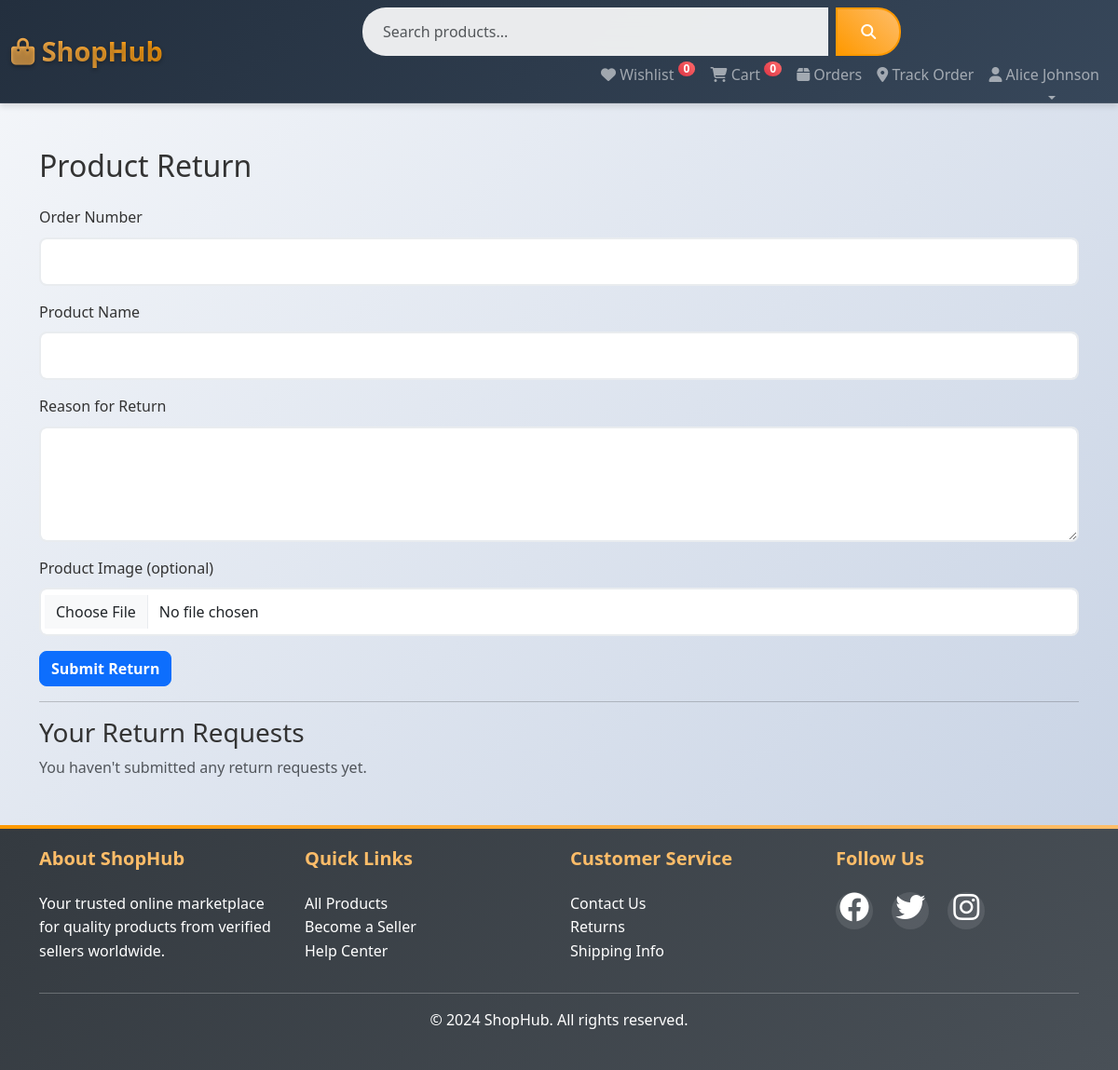
The app's page /returns.php (signed in), older data.
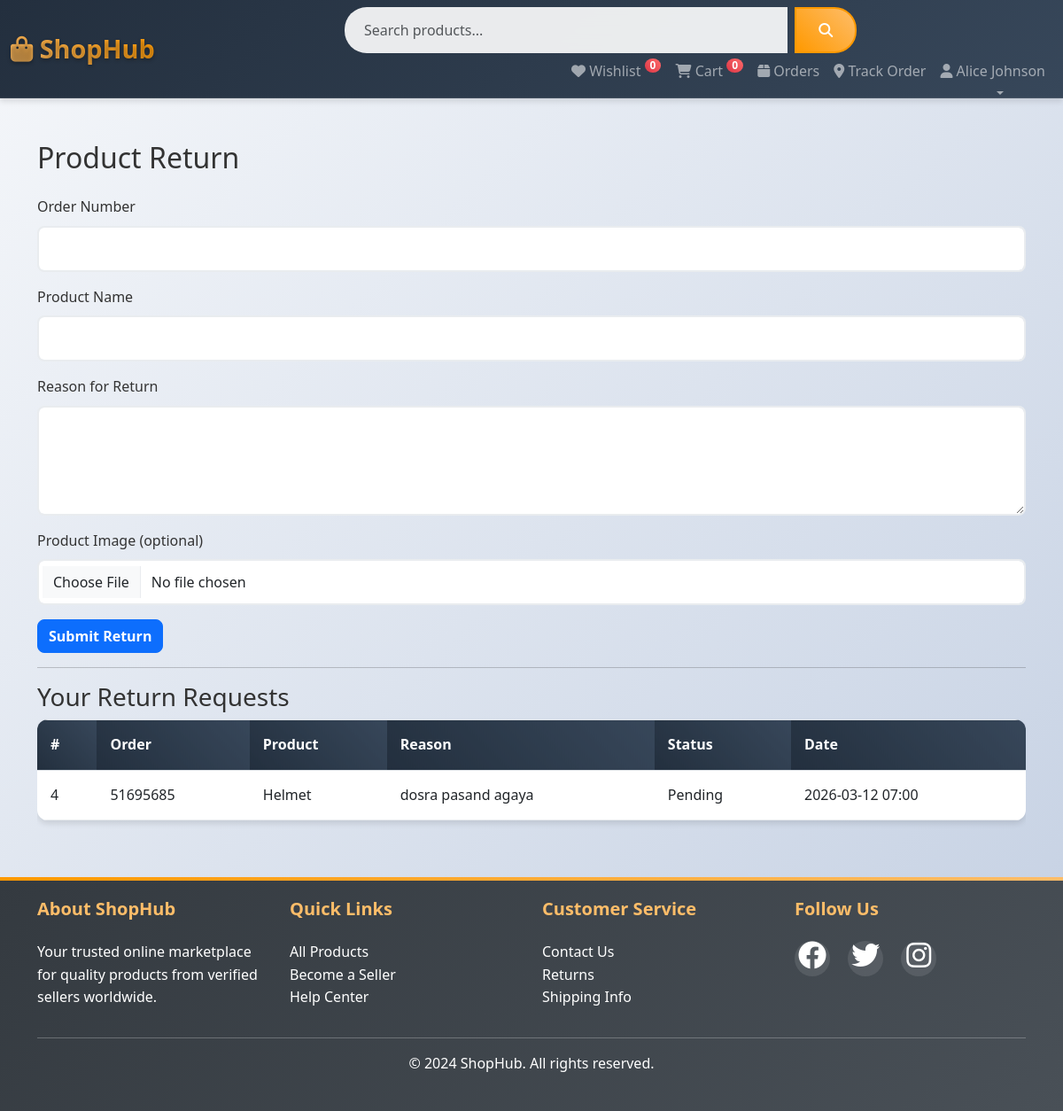
The same page, newer data.
### tables this page shows
CREATE TABLE `return_requests` (
  `id` int(11) NOT NULL,
  `order_number` varchar(50) NOT NULL,
  `product_name` varchar(255) NOT NULL,
  `reason` text NOT NULL,
  `image` varchar(255) DEFAULT NULL,
  `created_at` timestamp NOT NULL DEFAULT current_timestamp(),
  `product_id` int(11) DEFAULT NULL,
  `seller_id` int(11) DEFAULT NULL,
  `buyer_id` int(11) DEFAULT NULL,
  `status` varchar(20) NOT NULL DEFAULT 'pending'
);

### returns.php (the view, shortened to what this page needs)
<?php
require_once 'config/database.php';
?>
<!DOCTYPE html>
<html lang="en">
<head>
    <link href="https://cdn.jsdelivr.net/npm/bootstrap@5.3.0/dist/css/bootstrap.min.css" rel="stylesheet">
    <link rel="stylesheet" href="https://cdnjs.cloudflare.com/ajax/libs/font-awesome/6.4.0/css/all.min.css">
    <link rel="stylesheet" href="assets/css/style.css">
</head>
<body>
    <?php include 'includes/header.php'; ?>
    <div class="container my-5">
        <h2 class="mb-4">Product Return</h2>
        <form method="POST" enctype="multipart/form-data">
            <div class="mb-3">
                <label for="order_number" class="form-label">Order Number</label>
                <input type="text" name="order_number" id="order_number" class="form-control" required>
            </div>
            <div class="mb-3">
                <label for="product_name" class="form-label">Product Name</label>
                <input type="text" name="product_name" id="product_name" class="form-control" required>
            </div>
            <div class="mb-3">
                <label for="reason" class="form-label">Reason for Return</label>
                <textarea name="reason" id="reason" rows="4" class="form-control" required></textarea>
            </div>
            <div class="mb-3">
                <label for="product_image" class="form-label">Product Image (optional)</label>
                <input type="file" name="product_image" id="product_image" class="form-control">
            </div>
            <button type="submit" class="btn btn-primary">Submit Return</button>
        </form>
        <?php if(isset($_SESSION['user_id'])): ?>
            <hr>
            <h3>Your Return Requests</h3>
            <?php
                $ur = $pdo->prepare("SELECT * FROM return_requests WHERE buyer_id = ? ORDER BY created_at DESC");
                $ur->execute([$_SESSION['user_id']]);
                $user_returns = $ur->fetchAll();
            ?>
            <?php if(empty($user_returns)): ?>
                <p class="text-muted">You haven't submitted any return requests yet.</p>
            <?php else: ?>
                <div class="table-responsive">
                <table class="table table-bordered">
                    <thead><tr><th>#</th><th>Order</th><th>Product</th><th>Reason</th><th>Status</th><th>Date</th></tr></thead>
                    <tbody>
                    <?php foreach($user_returns as $urq): ?>
                        <tr>
                            <td><?= $urq['id'] ?></td>
                            <td><?= htmlspecialchars($urq['order_number']) ?></td>
                            <td><?= htmlspecialchars($urq['product_name']) ?></td>
                            <td><?= htmlspecialchars($urq['reason']) ?></td>
                            <td><?= ucfirst($urq['status'] ?? 'pending') ?></td>
                            <td><?= date('Y-m-d H:i', strtotime($urq['created_at'])) ?></td>
                        </tr>
                    <?php endforeach; ?>
                    </tbody>
                </table>
                </div>
            <?php endif; ?>
        <?php endif; ?>
    </div>
    <?php include 'includes/footer.php'; ?>
</body>
</html>

Row changes from the older to the newer data that the page shows:
added return_requests: id "4", order_number "51695685", product_name "Helmet", reason "dosra pasand agaya", status "Pending", created_at "2026-03-12 07:00"
Text that changed along with them:
text no longer shown: "You haven't submitted any return requests yet."
text now shown: "# Order Product Reason Status Date"
